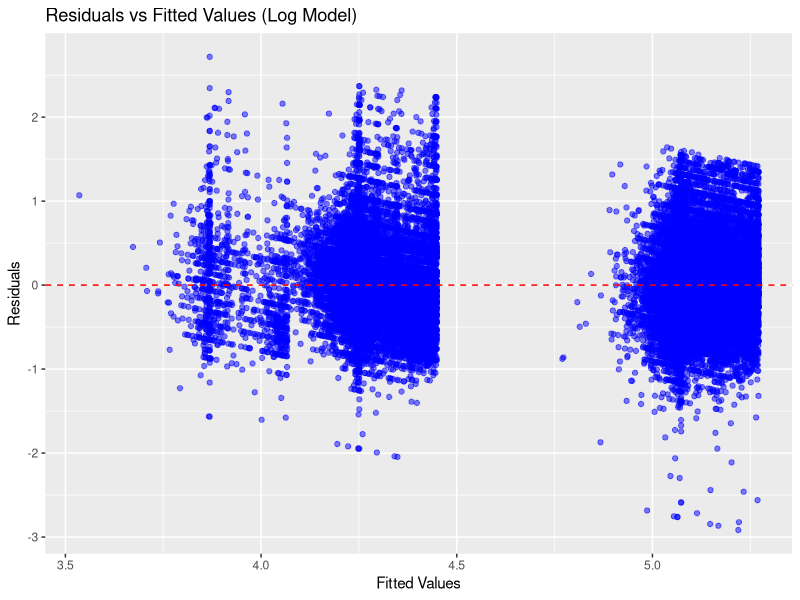
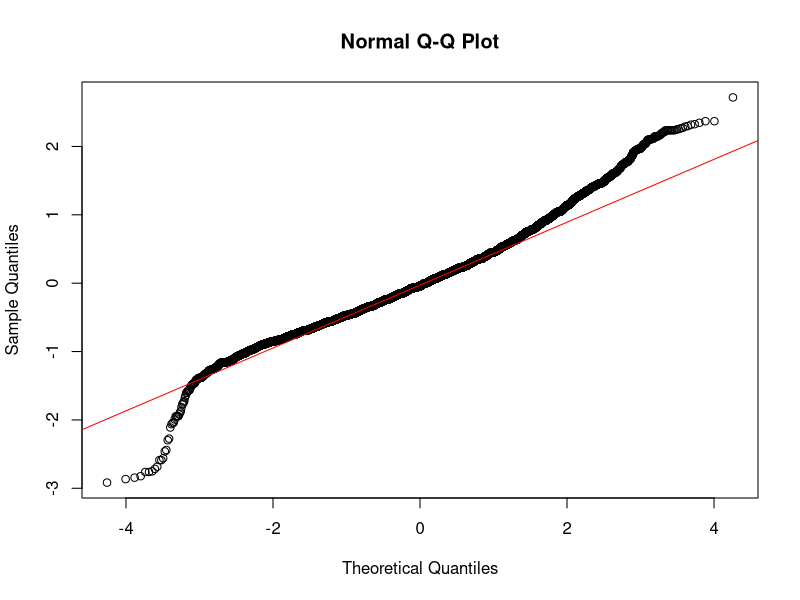
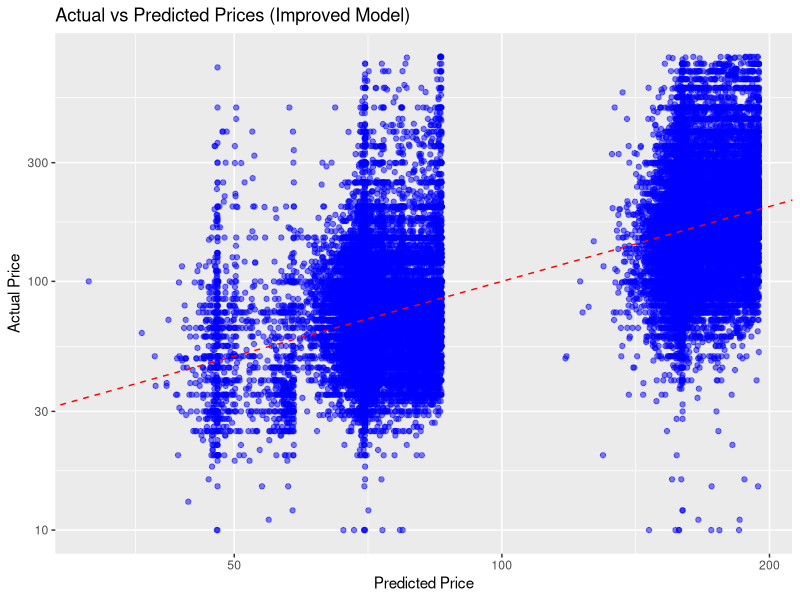

Recreate these plots in R, in order.
# Load necessary libraries
library(ggplot2)
library(dplyr)
library(caret) # For model performance metrics

# Load the data
data <- read.csv("Abnb_trimmed.csv")

# Data Cleaning
data$reviews_per_month[is.na(data$reviews_per_month)] <- 0
data <- data %>% filter(price > 0)

# Remove Outliers: Prices above the 99th percentile
price_99th <- quantile(data$price, 0.99)
data <- data %>% filter(price <= price_99th)

# Log Transformation of Price
data$log_price <- log(data$price)

# Feature Engineering: Availability Rate
data$availability_rate <- data$availability_365 / 365

# Updated Full Model with Log Price
model_full_log <- lm(log_price ~ room_type + number_of_reviews + reviews_per_month + availability_rate, data = data)
summary(model_full_log)

# Residual Diagnostics
# Residuals vs. Fitted Values
ggplot(data, aes(x = predict(model_full_log), y = residuals(model_full_log))) +
  geom_point(alpha = 0.5, color = "blue") +
  geom_hline(yintercept = 0, linetype = "dashed", color = "red") +
  labs(title = "Residuals vs Fitted Values (Log Model)",
       x = "Fitted Values",
       y = "Residuals")

# Normal Q-Q Plot for Residuals
qqnorm(residuals(model_full_log))
qqline(residuals(model_full_log), col = "red")

# Model Performance Metrics
data$predicted_log_price <- predict(model_full_log)
data$predicted_price <- exp(data$predicted_log_price) # Back-transform to original price scale
actual_vs_predicted <- data.frame(
  Actual = data$price,
  Predicted = data$predicted_price
)

# Calculate Performance Metrics
rmse <- sqrt(mean((actual_vs_predicted$Actual - actual_vs_predicted$Predicted)^2))
mae <- mean(abs(actual_vs_predicted$Actual - actual_vs_predicted$Predicted))
r2 <- cor(actual_vs_predicted$Actual, actual_vs_predicted$Predicted)^2

cat("Model Performance Metrics:\n")
cat("RMSE:", rmse, "\n")
cat("MAE:", mae, "\n")
cat("R-squared:", r2, "\n")

# Visualization: Actual vs Predicted Prices
ggplot(actual_vs_predicted, aes(x = Predicted, y = Actual)) +
  geom_point(alpha = 0.5, color = "blue") +
  geom_abline(slope = 1, intercept = 0, color = "red", linetype = "dashed") +
  scale_x_log10() + scale_y_log10() + # Use log scales for better visualization
  labs(title = "Actual vs Predicted Prices (Improved Model)",
       x = "Predicted Price",
       y = "Actual Price")
